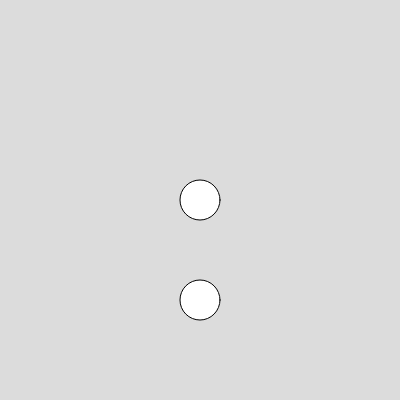
Frame 1 (no input)
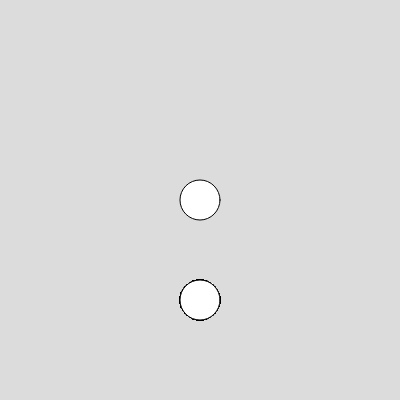
Frame 60 (no input)
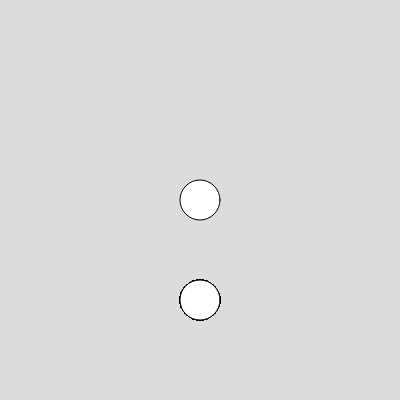
Frame 120 (the mouse pressed at the canvas centre since frame 60)

The p5.js sketch that drew these frames (run headless with seeded random() and noise() and a simulated clock; from frame 60 on, the mouse is pressed at the canvas centre):

// p5.js sketch
// ── sketch.js
// Global Variables
let x = 200;
let y = 200;
let r = 40;

function setup() {
  createCanvas(400, 400);
  background(220);
  circle(x, y, r);
}

function draw() {
  circle(x, y + 100, r);
}


// Local Variables
// function setup() {
//   createCanvas(400, 400);
//   background(220);
  
//   let x = 200;
//   let y = 200;
//   let r = 40;
//   circle(x, y, r);
// }

// function draw() {
//   // why doesn't this work?
//   circle(x, y + 100, r);
// }

// https://editor.p5js.org/jht1493/sketches/Nnez1LMAE
// https://editor.p5js.org/enickles/sketches/5fwm7sgvZ
// Example - ICM 21 WEEK 2 - Scope: global and local variables
